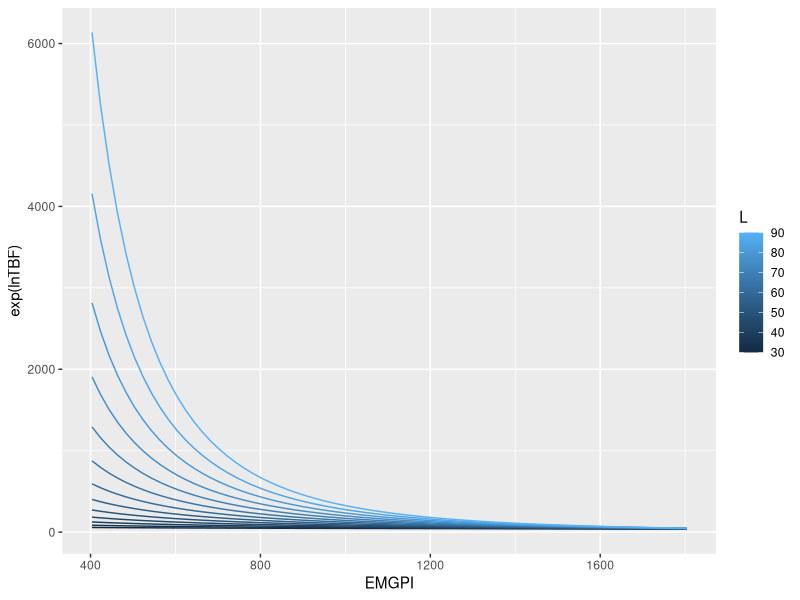
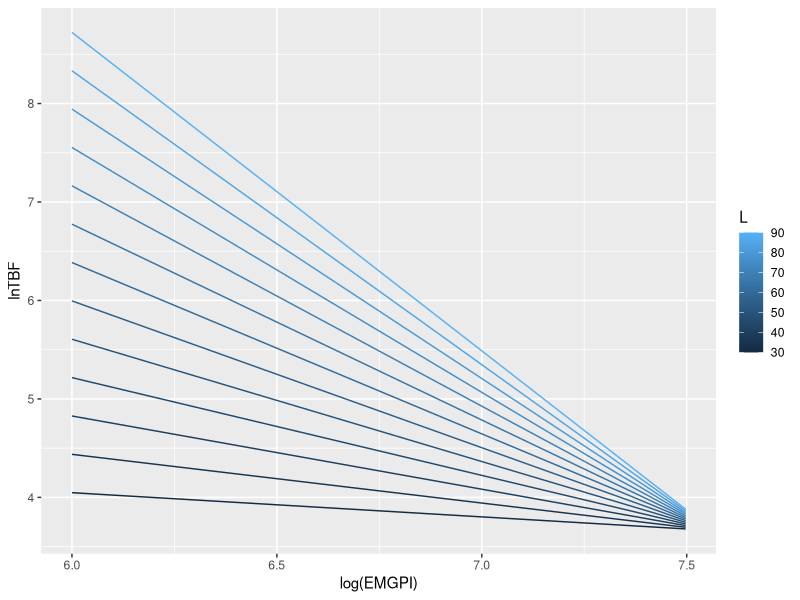
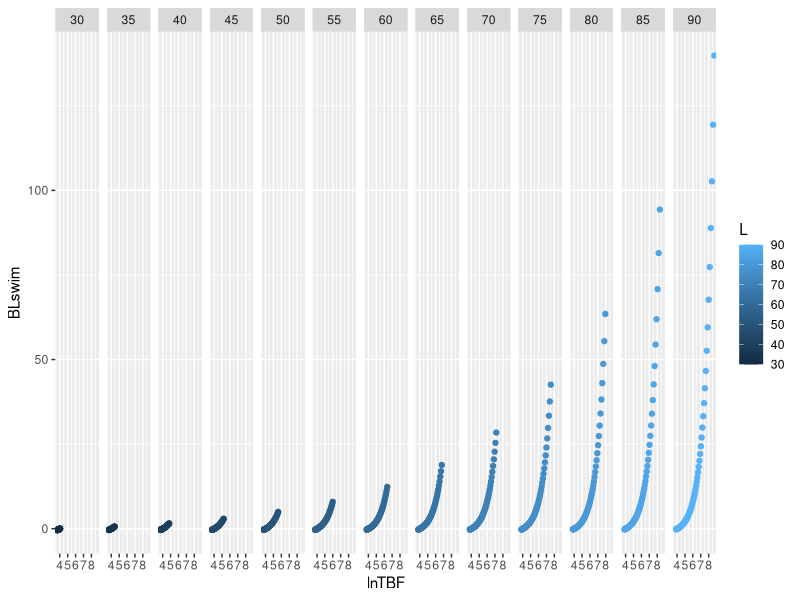
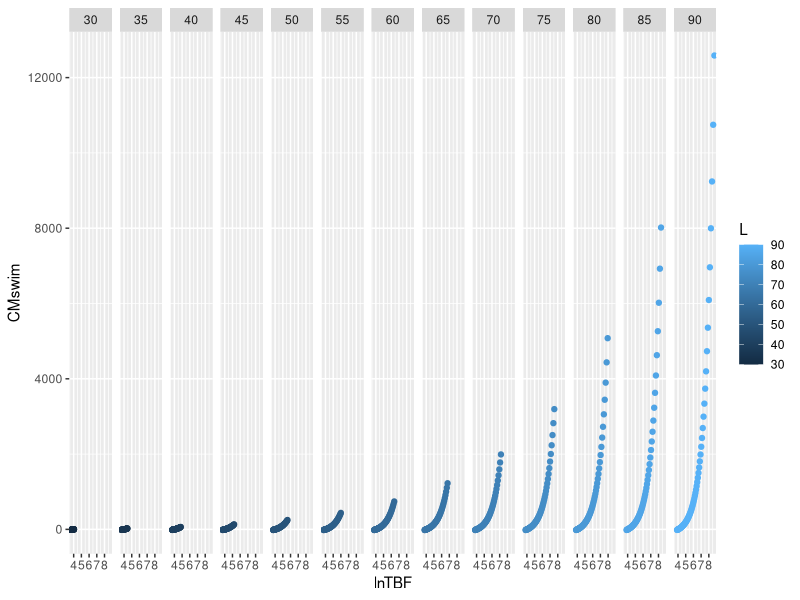

Write the R code that produced these figures, in order.

library(tidyverse)

# From Hinch and Rand 1998 
# 1. TBF and size estimations
# ln TBF = lnEMGPI(1.2484 -0.0498(L)) + (0.3767(L) -5.7794).

tbf.d1<-expand.grid(L=seq(30,90, 5), EMGPI =seq(exp(6), exp(7.5), 20))
tbf.d1$lnTBF<-log(tbf.d1$EMGPI)*(1.2484 -0.0498*(tbf.d1$L)) + ((0.3767*(tbf.d1$L) -5.7794))
tbf.d1$TBF<-exp(tbf.d1$lnTBF)
tbf.d1$flow5ms<-500



ggplot(tbf.d1, aes(y=exp(lnTBF), x=EMGPI, colour=L, group=L))+
         geom_line()

ggplot(tbf.d1, aes(y=lnTBF, x=log(EMGPI), colour=L, group=L))+
         geom_line()


 # From Brett 1995 
# BL(swim) = 0.023(TBF) - 1.286

tbf.d1$BLswim<- 0.023*(tbf.d1$TBF) - 1.286
tbf.d1$CMswim<-tbf.d1$BLswim*tbf.d1$L

ggplot(tbf.d1, aes(x=lnTBF, y=BLswim, colour=L, group=L))+
  geom_point()+
  facet_grid(.~L)
  
ggplot(tbf.d1, aes(x=lnTBF, y=CMswim, colour=L, group=L))+
  geom_point()+
  facet_grid(.~L)
                      